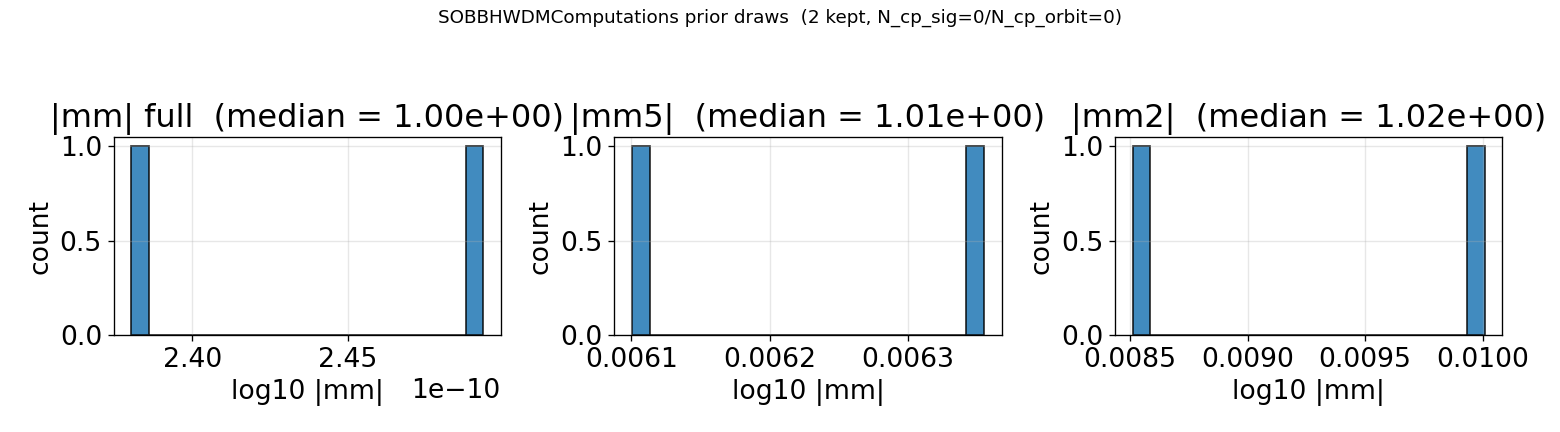

Recreate this plot in Python.
#!/usr/bin/env python
"""SOBBH prior-draws validation -- new ``bbhx.sobbhcomps`` canonical home.

Direct sibling of ``gb_chunked_het/gb_chunked_prior_draws.py`` but for
SOBBHs. Uses the new architectural split (sprint rule 2026-06-06):

* ``bbhx.sobbhcomps.SOBBHWDMComputations`` -- SOBBH chunked-het frontend.
* ``lisatools.chunked_het.WDMComputationsBase``  -- shared base class.
* No ``gbgpu`` import. SOBBHs live in BBHx now.

Pipeline per draw:

  1. Sample an 11-vector ``(m1, m2, s1, s2, distance, f_low, phi_c,
     inc, psi, lam, beta)`` uniformly from a SOBBH-sensible prior.
  2. Build the dense TD signal via ``lisatools.response.tdionfly.SOBBHTDIonTheFly``.
  3. Forward-transform to WDM (``TDSignal.transform(wdm_set)``).
  4. Build the chunked-het template via ``SOBBHWDMComputations.fill_global_wdm``.
  5. Compute three mismatches:
     - full active band,
     - 5-layer (f_low +/- a few layers around the carrier),
     - 2-layer (m_floor, m_floor+1) -- tightest around carrier.

Env knobs:
    N_DRAWS, SNR_MIN, SNR_MAX, NF, NT, NT_SUB, N_SPARSE, N_PAD,
    F_LOW_LO_HZ, F_LOW_HI_HZ, M1_LO, M1_HI, M2_LO, M2_HI,
    N_CP_SIG, N_CP_ORBIT, OUTPUT_PREFIX, BACKEND, SEED

Output:
    ``<OUTPUT_PREFIX>.h5``     -- per-draw params + SNR + 3 mismatches.
    ``<OUTPUT_PREFIX>.png``    -- mismatch histograms.

Run::

    BACKEND=cpu N_DRAWS=20 SNR_MIN=20 SNR_MAX=200 \\
      python sobbh_chunked_prior_draws_v2.py
"""
from __future__ import annotations

import os
import sys
import time

import h5py
import matplotlib
if os.environ.get("DISPLAY", "") == "":
    matplotlib.use("Agg")
import matplotlib.pyplot as plt
import numpy as np

# Force bbhx import to register the bbhx_<flavor> backend family.
import bbhx  # noqa: F401
from bbhx.sobbhcomps import SOBBHWDMComputations

from lisatools.analysiscontainer import AnalysisContainer
from lisatools.datacontainer import DataResidualArray
from lisatools.detector import ESAOrbits
from lisatools.domains import TDSettings, TDSignal, WDMSettings, WDMSignal
from lisatools.sensitivity import XYZ2SensitivityMatrix
from lisatools.utils.constants import YRSID_SI

from lisatools.response.tdiconfig import TDIConfig
from lisatools.response.tdionfly import SOBBHTDIonTheFly


def _sample_sobbh_params(
    rng: np.random.Generator,
    f_low_lo: float, f_low_hi: float,
    m1_lo: float, m1_hi: float,
    m2_lo: float, m2_hi: float,
) -> np.ndarray:
    """Uniform-prior SOBBH parameter vector, length 11.

    Order matches SOBBHTDIonTheFly: (m1, m2, s1, s2, distance, f_low,
    phi_c, inc, psi, lam, beta).
    """
    m1 = rng.uniform(m1_lo, m1_hi)
    m2 = rng.uniform(m2_lo, min(m2_hi, m1))  # mass ordering
    s1 = rng.uniform(-0.5, 0.5)
    s2 = rng.uniform(-0.5, 0.5)
    distance = 10 ** rng.uniform(8.0, 9.5)         # 100 Mpc -- 3 Gpc, in pc
    f_low = rng.uniform(f_low_lo, f_low_hi)
    phi_c = rng.uniform(0.0, 2 * np.pi)
    cos_inc = rng.uniform(-1.0, 1.0)
    psi = rng.uniform(0.0, np.pi)
    lam = rng.uniform(0.0, 2 * np.pi)
    sin_beta = rng.uniform(-1.0, 1.0)
    return np.array([
        m1, m2, s1, s2, distance, f_low, phi_c,
        np.arccos(cos_inc), psi, lam, np.arcsin(sin_beta),
    ])


def main() -> int:
    N_DRAWS    = int(os.environ.get("N_DRAWS", "20"))
    SNR_MIN    = float(os.environ.get("SNR_MIN", "10.0"))
    SNR_MAX    = float(os.environ.get("SNR_MAX", "300.0"))
    MAX_REJECT = int(os.environ.get("MAX_REJECT", "60"))
    SEED       = int(os.environ.get("SEED", "12345"))
    BACKEND    = os.environ.get("BACKEND", "cpu")

    Nf = int(os.environ.get("NF", "1460"))
    Nt = int(os.environ.get("NT", "2560"))
    Nt_sub  = int(os.environ.get("NT_SUB",   "256"))
    n_pad   = int(os.environ.get("N_PAD",    str(Nt_sub // 8)))
    N_sparse = int(os.environ.get("N_SPARSE", "256"))
    N_cp_sig   = int(os.environ.get("N_CP_SIG",   "0"))  # direct path
    N_cp_orbit = int(os.environ.get("N_CP_ORBIT", "0"))

    M1_LO = float(os.environ.get("M1_LO", "20.0"))
    M1_HI = float(os.environ.get("M1_HI", "50.0"))
    M2_LO = float(os.environ.get("M2_LO", "10.0"))
    M2_HI = float(os.environ.get("M2_HI", "40.0"))

    OUT_PREFIX = os.environ.get("OUTPUT_PREFIX", "sobbh_chunked_prior_draws_v2")

    dt = 10.0
    Nobs = Nf * Nt
    t_start = int(0.5 * YRSID_SI / dt) * dt
    Tobs = Nobs * dt
    EC = 20  # edge cut
    wdm_set = WDMSettings(
        Nf, Nt, dt, t0=t_start,
        min_freq=1e-4, max_freq=35e-3,
        min_time=EC * Nf * dt, max_time=(Nt - EC) * Nf * dt,
        force_backend=BACKEND,
    )
    layer_df = wdm_set.layer_df
    t_arr = np.arange(Nobs) * dt + t_start
    td_set = TDSettings(N=Nobs, dt=dt, force_backend=BACKEND)

    orbits = ESAOrbits()
    tdi_config = TDIConfig("2nd generation")
    t_tdi = np.linspace(t_arr[0], t_arr[-1], 16384)

    sobbh_gen = SOBBHTDIonTheFly(
        t_tdi, Tobs, t_start, 1.0 / dt, 1,
        tdi_config=tdi_config, orbits=orbits, tdi_chan="XYZ",
        force_backend=BACKEND,
    )

    chunked = SOBBHWDMComputations(
        wdm_set,
        t_ref=t_start,
        Nt_sub=Nt_sub,
        n_pad=n_pad,
        N_sparse=N_sparse,
        N_cp_sig=N_cp_sig,
        N_cp_orbit=N_cp_orbit,
        orbits=orbits,
        tdi_config="2nd generation",
        force_backend=BACKEND,
        d_d=0.0,
        tdi_type="XYZ",
    )

    print(f"[init] backend     : {BACKEND}", flush=True)
    print(f"[init] WDM grid    : Nf={Nf} Nt={Nt} layer_df={layer_df*1e3:.4f} mHz", flush=True)
    print(f"[init] n_chunks    : {chunked.n_chunks}", flush=True)
    print(f"[init] T_chunk     : {chunked.T_chunk:.3e} s", flush=True)
    print(f"[init] tukey alpha : {chunked.resolved_tukey_alpha}", flush=True)
    print(f"[init] N_cp_sig    : {N_cp_sig}  N_cp_orbit: {N_cp_orbit}", flush=True)

    # Prior bounds on f_low keep the source band away from active edges.
    buf_layers = 7
    f_low_lo = (wdm_set.ind_min_f + buf_layers) * layer_df
    f_low_hi = (wdm_set.ind_max_f - buf_layers) * layer_df
    f_low_lo = float(os.environ.get("F_LOW_LO_HZ", f_low_lo))
    f_low_hi = float(os.environ.get("F_LOW_HI_HZ", f_low_hi))
    print(f"[init] f_low band  : [{f_low_lo*1e3:.4f}, {f_low_hi*1e3:.4f}] mHz", flush=True)
    print(f"[init] mass band   : m1=[{M1_LO}, {M1_HI}] M_sun", flush=True)
    print(f"[init] SNR window  : [{SNR_MIN}, {SNR_MAX}]", flush=True)
    print(f"[init] N_DRAWS     : {N_DRAWS}", flush=True)

    rng = np.random.default_rng(SEED)

    sens_mat = None
    snr_list  = []
    mm_full_list = []
    mm5_list = []
    mm2_list = []
    params_list = []
    d_d_list  = []

    t0 = time.perf_counter()
    attempt_total = 0
    for i in range(N_DRAWS):
        chosen = None
        for _ in range(MAX_REJECT):
            attempt_total += 1
            params_i = _sample_sobbh_params(
                rng, f_low_lo, f_low_hi, M1_LO, M1_HI, M2_LO, M2_HI,
            )
            try:
                inj_spline = sobbh_gen(
                    *params_i.reshape(11, 1),
                    convert_to_ra_dec=False, return_spline=True,
                )
                td_inj = np.asarray(inj_spline.eval_tdi(t_arr))[0]
                if not np.all(np.isfinite(td_inj)):
                    continue
                wdm_inj_sig = TDSignal(td_inj, settings=td_set).transform(
                    wdm_set, window=None,
                )
                injection = DataResidualArray(wdm_inj_sig)
                if sens_mat is None:
                    sens_mat = XYZ2SensitivityMatrix(
                        injection.data_res_arr.settings, model="scirdv1",
                    )
                analysis = AnalysisContainer(injection, sens_mat)
                d_d = float(np.real(analysis.inner_product()))
                snr = float(analysis.snr())
            except Exception:
                continue
            if SNR_MIN <= snr <= SNR_MAX:
                chosen = (params_i, wdm_inj_sig, analysis, d_d, snr)
                break

        if chosen is None:
            print(f"[warn] draw {i}: rejected {MAX_REJECT} attempts -- skipping",
                  flush=True)
            continue
        params_i, wdm_inj_sig, analysis, d_d, snr = chosen

        # Build the chunked-het template on the full grid then slice to the
        # WDM active band.
        template_full = np.zeros((3, Nf, Nt), dtype=float)
        chunked.fill_global_wdm(
            params_i.reshape(1, 11), template_full,
            convert_to_ra_dec=False, factors=None,
        )
        tpl_active = template_full[:,
                                    wdm_set.ind_min_f:wdm_set.ind_max_f + 1,
                                    wdm_set.active_slice_t]
        tpl_wdm = WDMSignal(tpl_active, wdm_set)

        mm_full = float(1.0 - analysis.template_inner_product(
            DataResidualArray(tpl_wdm), normalize=True,
        ))

        # 5-layer mismatch -- [f_low - 3*layer_df, f_low + 2*layer_df].
        f_low = float(params_i[5])
        m_floor = int(f_low / layer_df)
        wdm_set_5 = WDMSettings(
            wdm_set.Nf, wdm_set.Nt, wdm_set.data_dt,
            min_time=wdm_set.min_time, max_time=wdm_set.max_time,
            min_freq=f_low - 3 * layer_df,
            max_freq=f_low + 2 * layer_df,
            force_backend=BACKEND,
        )
        wdm_inj_arr = np.asarray(wdm_inj_sig.arr)
        i_lo_5 = wdm_set_5.ind_min_f - wdm_set.ind_min_f
        i_hi_5 = wdm_set_5.ind_max_f - wdm_set.ind_min_f + 1
        inj_5 = WDMSignal(wdm_inj_arr[:, i_lo_5:i_hi_5], wdm_set_5)
        tpl_5 = WDMSignal(tpl_active[:, i_lo_5:i_hi_5], wdm_set_5)
        a5 = AnalysisContainer(
            DataResidualArray(inj_5),
            XYZ2SensitivityMatrix(wdm_set_5, model="scirdv1"),
        )
        mm5 = float(1.0 - a5.template_inner_product(
            DataResidualArray(tpl_5), normalize=True,
        ))

        # 2-layer mismatch -- m_floor and m_floor+1 only.
        wdm_set_2 = WDMSettings(
            wdm_set.Nf, wdm_set.Nt, wdm_set.data_dt,
            min_time=wdm_set.min_time, max_time=wdm_set.max_time,
            min_freq=m_floor * layer_df,
            max_freq=(m_floor + 2) * layer_df - 0.5 * layer_df,
            force_backend=BACKEND,
        )
        i_lo_2 = wdm_set_2.ind_min_f - wdm_set.ind_min_f
        i_hi_2 = wdm_set_2.ind_max_f - wdm_set.ind_min_f + 1
        inj_2 = WDMSignal(wdm_inj_arr[:, i_lo_2:i_hi_2], wdm_set_2)
        tpl_2 = WDMSignal(tpl_active[:, i_lo_2:i_hi_2], wdm_set_2)
        a2 = AnalysisContainer(
            DataResidualArray(inj_2),
            XYZ2SensitivityMatrix(wdm_set_2, model="scirdv1"),
        )
        mm2 = float(1.0 - a2.template_inner_product(
            DataResidualArray(tpl_2), normalize=True,
        ))

        snr_list.append(snr)
        d_d_list.append(d_d)
        params_list.append(params_i)
        mm_full_list.append(mm_full)
        mm5_list.append(mm5)
        mm2_list.append(mm2)

        elapsed = time.perf_counter() - t0
        print(f"[draw {i:3d}] m1={params_i[0]:5.1f} m2={params_i[1]:5.1f}  "
              f"f_low={f_low*1e3:6.3f} mHz  SNR={snr:7.2f}  "
              f"mm_full={mm_full:+.2e}  mm5={mm5:+.2e}  mm2={mm2:+.2e}  "
              f"({elapsed:5.1f}s)", flush=True)

    if not snr_list:
        print("[fail] no successful draws", flush=True)
        return 1

    snr_arr     = np.asarray(snr_list)
    mm_full_arr = np.asarray(mm_full_list)
    mm5_arr     = np.asarray(mm5_list)
    mm2_arr     = np.asarray(mm2_list)
    params_arr  = np.asarray(params_list)

    print(f"\n[summary] {len(snr_list)} / {N_DRAWS} draws kept "
          f"({attempt_total} attempts, {time.perf_counter() - t0:.1f}s)",
          flush=True)
    for label, arr in [("mm_full", mm_full_arr),
                        ("mm5", mm5_arr),
                        ("mm2", mm2_arr)]:
        abs_arr = np.abs(arr)
        med = float(np.nanmedian(abs_arr))
        p90 = float(np.nanpercentile(abs_arr, 90))
        p99 = float(np.nanpercentile(abs_arr, 99))
        mx = float(np.nanmax(abs_arr))
        print(f"  {label:9s}  median={med:.3e}  90%={p90:.3e}  "
              f"99%={p99:.3e}  max={mx:.3e}", flush=True)

    # Save data
    out_h5 = OUT_PREFIX + ".h5"
    with h5py.File(out_h5, "w") as f:
        f.create_dataset("snr",     data=snr_arr)
        f.create_dataset("d_d",     data=np.asarray(d_d_list))
        f.create_dataset("params",  data=params_arr)
        f.create_dataset("mm_full", data=mm_full_arr)
        f.create_dataset("mm5",     data=mm5_arr)
        f.create_dataset("mm2",     data=mm2_arr)
        f.attrs["N_DRAWS"]    = N_DRAWS
        f.attrs["BACKEND"]    = BACKEND
        f.attrs["NF"]         = Nf
        f.attrs["NT"]         = Nt
        f.attrs["NT_SUB"]     = Nt_sub
        f.attrs["N_SPARSE"]   = N_sparse
        f.attrs["N_CP_SIG"]   = N_cp_sig
        f.attrs["N_CP_ORBIT"] = N_cp_orbit
        f.attrs["SEED"]       = SEED
    print(f"\n[write] {out_h5}", flush=True)

    # Plot
    fig, axes = plt.subplots(1, 3, figsize=(13, 3.6))
    for ax, arr, title in zip(
        axes,
        [np.abs(mm_full_arr), np.abs(mm5_arr), np.abs(mm2_arr)],
        ["|mm| full", "|mm5|", "|mm2|"],
    ):
        ax.hist(np.log10(np.clip(arr, 1e-18, None)), bins=20,
                color="C0", alpha=0.85, edgecolor="k")
        ax.set_xlabel("log10 |mm|")
        ax.set_ylabel("count")
        ax.set_title(f"{title}  (median = {np.median(arr):.2e})")
        ax.grid(alpha=0.3)
    fig.suptitle(
        f"SOBBHWDMComputations prior draws  "
        f"({len(snr_list)} kept, N_cp_sig={N_cp_sig}/N_cp_orbit={N_cp_orbit})",
        fontsize=11,
    )
    plt.tight_layout(rect=(0, 0, 1, 0.94))
    out_png = OUT_PREFIX + ".png"
    plt.savefig(out_png, dpi=120)
    print(f"[write] {out_png}", flush=True)
    return 0


if __name__ == "__main__":
    sys.exit(main())
